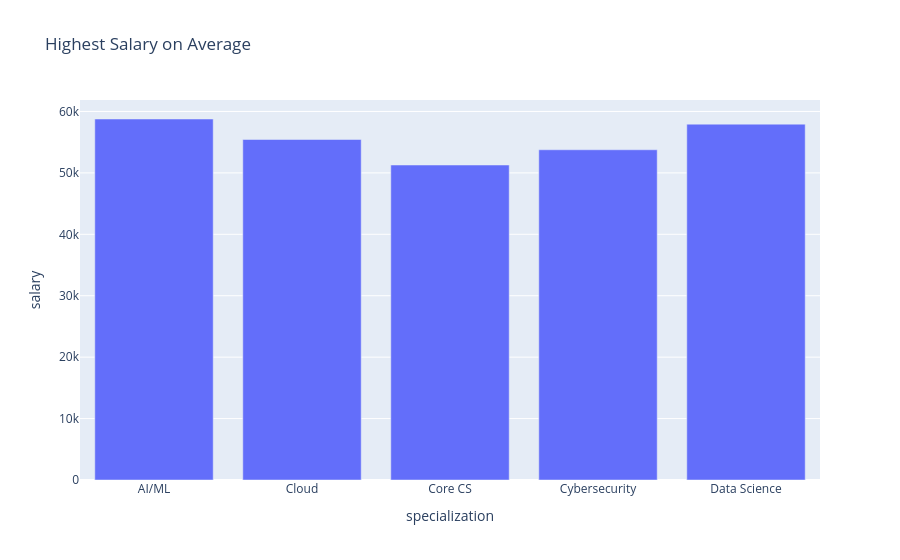

Here is the notebook cell this chart was saved with:
### Code cell
highest_salary = (df.groupby('specialization')['salary'].mean().round()).reset_index()
fig = px.bar(
    highest_salary,
    x='specialization',
    y='salary',
    title = "Highest Salary on Average"
)
fig.show()

### Figure 1 — Plotly figure (JSON) as saved in the notebook; plotly's stock layout.template omitted (floating-point values rounded to 4 significant figures)
{"data": [{"hovertemplate": "specialization=%{x}<br>salary=%{y}<extra></extra>", "legendgroup": "", "marker": {"color": "#636efa", "pattern": {"shape": ""}}, "name": "", "orientation": "v", "showlegend": false, "textposition": "auto", "type": "bar", "x": ["AI/ML", "Cloud", "Core CS", "Cybersecurity", "Data Science"], "xaxis": "x", "y": [58770.0, 55430.0, 51280.0, 53760.0, 57940.0], "yaxis": "y"}], "layout": {"barmode": "relative", "legend": {"tracegroupgap": 0}, "title": {"text": "Highest Salary on Average"}, "xaxis": {"anchor": "y", "domain": [0, 1], "title": {"text": "specialization"}}, "yaxis": {"anchor": "x", "domain": [0, 1], "title": {"text": "salary"}}}}
